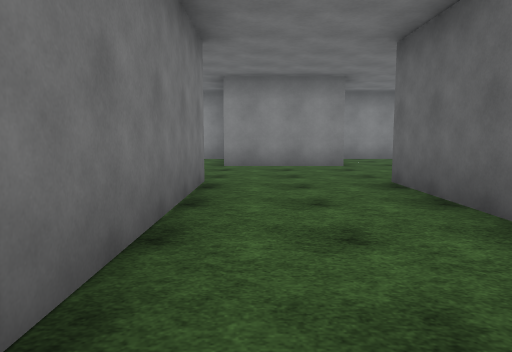
View 1 (above)

24 first-person views from a walk through a 3-D level made in the Unity game engine. The camera is 1.3 m above the floor, tilts 6° down and sees 70° across. The floor is counted in squares, 2 m on a side. Each view is taken from the middle of a square. On the plan, view 1 faces up. The plan holds only what a view shows up to about 11 squares ahead; the rest is blank. The place goes on beyond the plan. The player is left out. Some surface patterns are stand-ins.

View 2
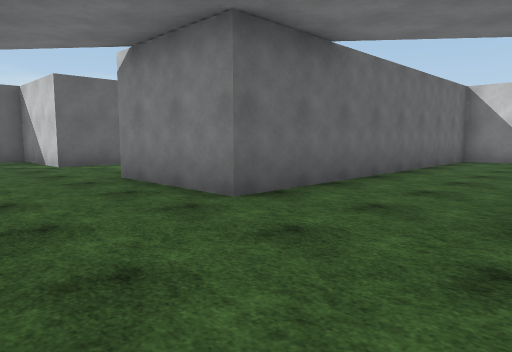

View 3
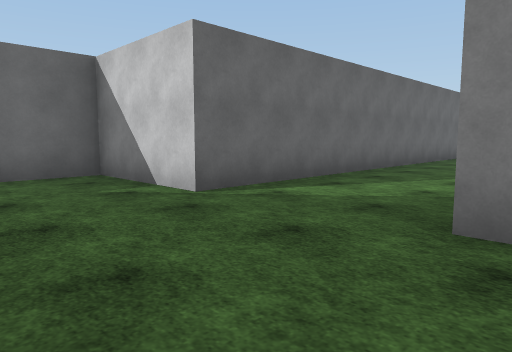

View 4
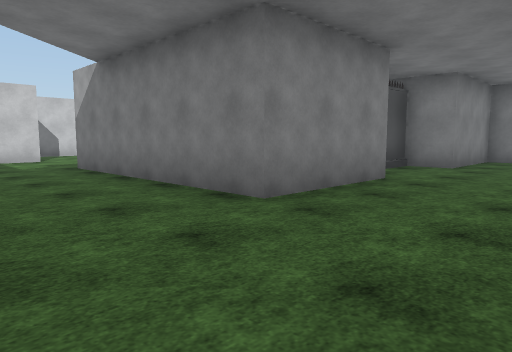

View 5
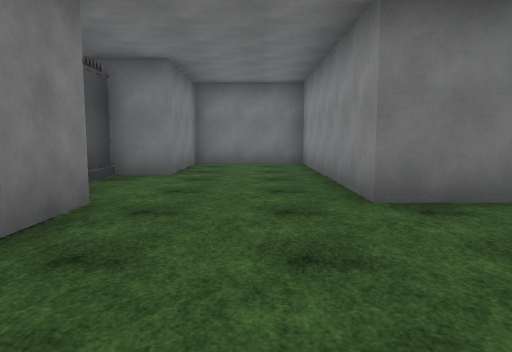

View 6
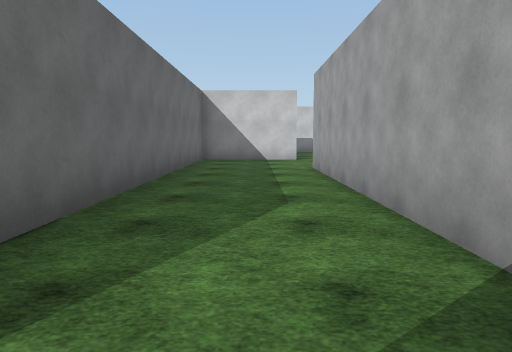

View 7
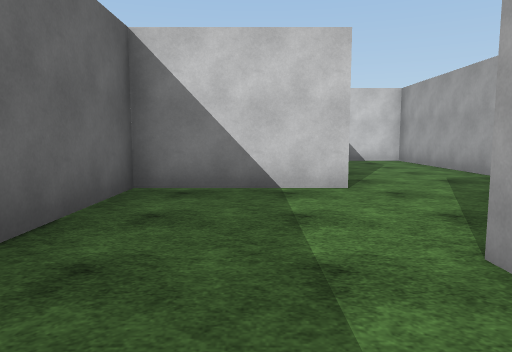

View 8
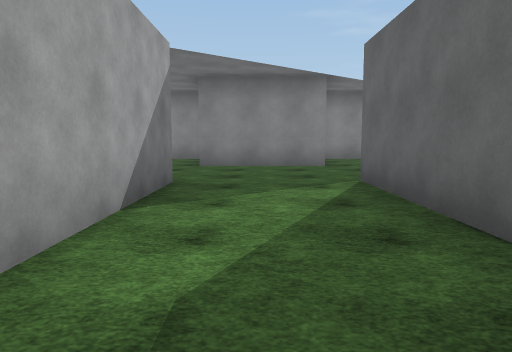

View 9
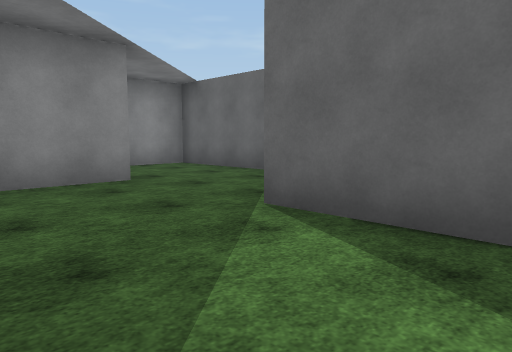

View 10
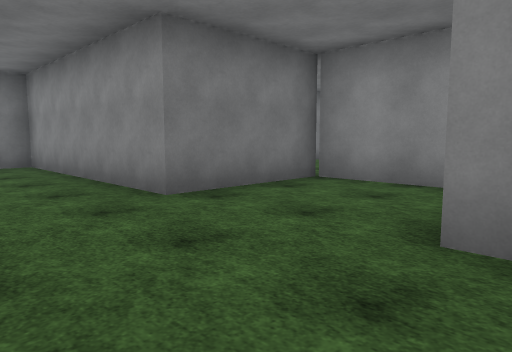

View 11
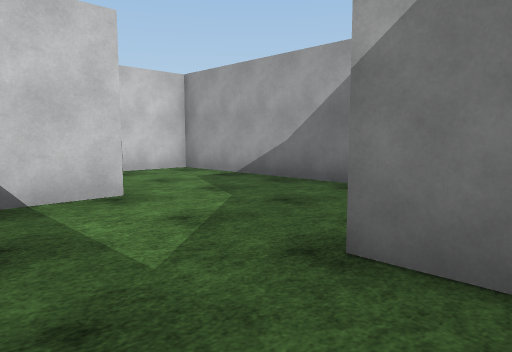

View 12
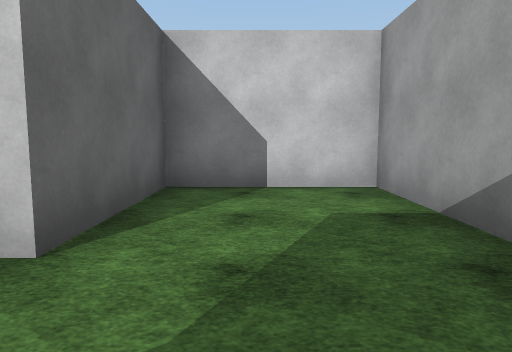

View 13
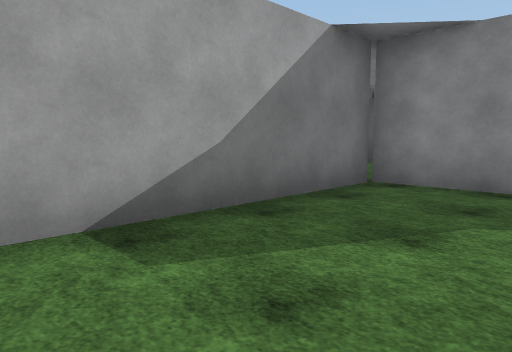

View 14
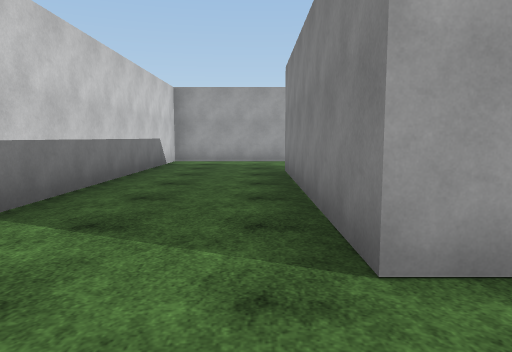

View 15
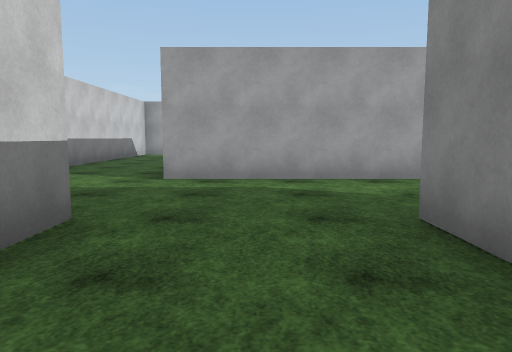

View 16
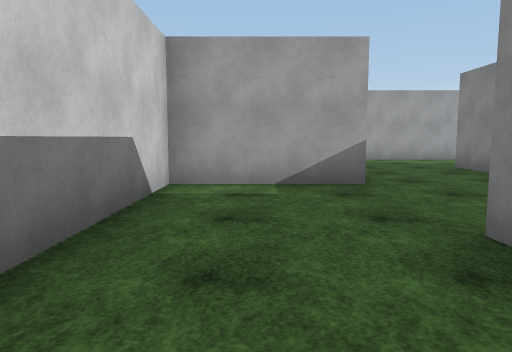

View 17
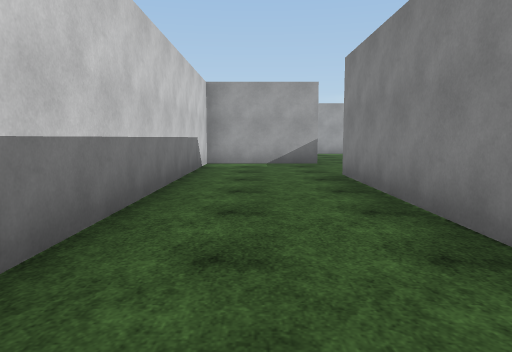

View 18
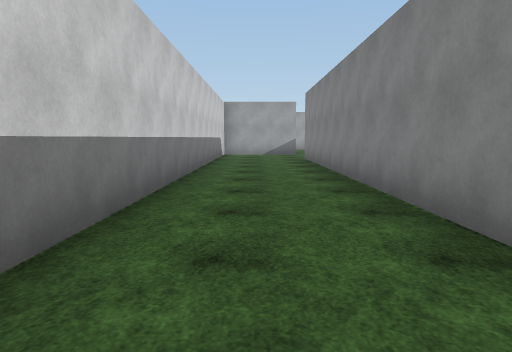

View 19
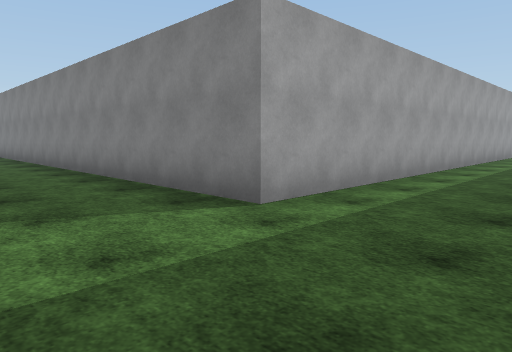

View 20
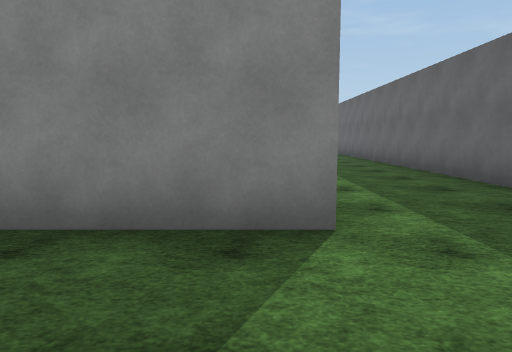

View 21
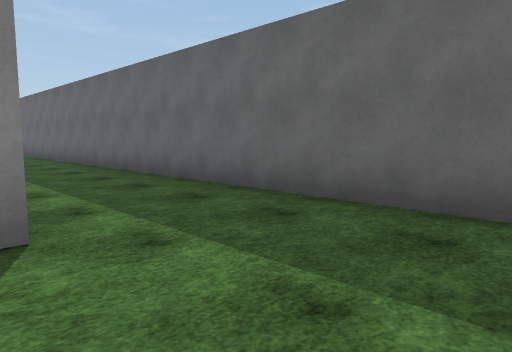

View 22
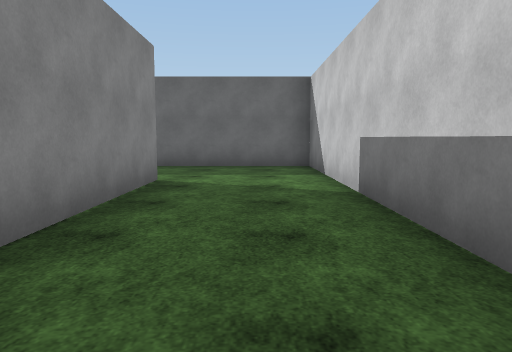

View 23
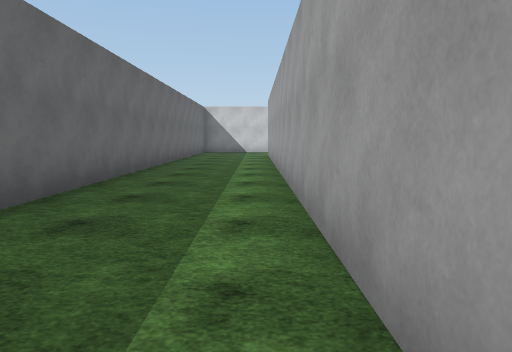

View 24
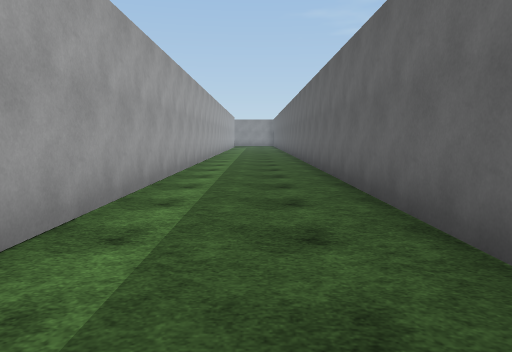

### Floor plan
Points are (right, up) in squares from view 1. A wall is a line through its corners. A room is listed if a view was taken in it or the views show most of it. See-through windows are left out.
Room 1 (views 1, 2, 3, 4, 5, 6, 7, 8, 9, 10, 11, 12, 13, 14, 15)
walls: (4.8, -5.6) (7.6, -5.6) (7.6, 5.4) (10.3, 5.4) (10.3, 11) (8, 11); (10.4, -4.1) (10.4, -8.5) (4.8, -8.5); (-1.8, 0) (-3.6, 0) (-3.6, -5.6) (-0.8, -5.6) (-0.8, -2.9) (2, -2.9) (2, 5.4) (4.8, 5.4) (4.8, -3); (2, -7.1) (2, -11.2) (8.9, -11.2); (7.6, 8.3) (4.6, 8.3); (2, 8.3) (-0.8, 8.3); (-3.6, 5.4) (-0.8, 5.4) (-0.8, -0.1); (14.4, -5.7) (13, -5.7); (4.4, 11) (2.6, 11); (13, -8.5) (14, -8.5); (-0.9, 11) (-3.6, 11) (-3.6, 8.3) (-9.2, 8.3) (-9.2, 5.4) (-6.4, 5.4) (-6.4, 4.5) (-5.4, 4.5); (15.9, -8.4) (15.9, -9.6)
ways out: opening at (17.5, -8.5) to room 2
Room 2 (views 16, 17, 18, 19, 20, 21, 22, 23, 24)
walls: (32.6, 10.9) (32.6, -8.5) (18.6, -8.5); (15.9, -9.6) (15.9, -11.2) (35.3, -11.2) (35.3, 11.1)
ways out: opening at (17.5, -8.5) to room 1

Positions as (right, up) in squares from view 1, and headings:
1: (0, 0), facing up
2: (-1, 8), facing down-right
3: (4, 8), facing down-right
4: (2, 8), facing down-left
5: (0, 7), facing left
6: (6, 5), facing down
7: (6, -1), facing down
8: (6, 0), facing up
9: (5, 3), facing up-right
10: (0, 6), facing up-left
11: (1, 1), facing down-left
12: (-2, -1), facing down
13: (-1, -5), facing up-left
14: (12, -9), facing left
15: (16, -7), facing left
16: (21, -10), facing left
17: (25, -10), facing left
18: (30, -10), facing left
19: (35, -11), facing up-left
20: (32, -11), facing up
21: (32, -11), facing up-right
22: (27, -10), facing right
23: (33, 5), facing down
24: (34, 0), facing up
